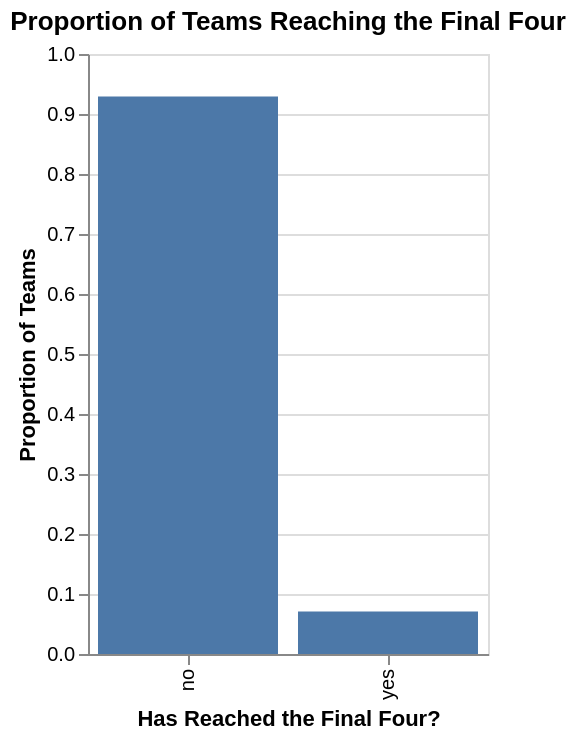

The cell this chart's notebook holds for it:
### Code cell
ff_props = march_madness["final_four"].value_counts(normalize=True).reset_index()

ff_bar = alt.Chart(
    ff_props,
    title="Proportion of Teams Reaching the Final Four"
).mark_bar().encode(
    x = alt.X("final_four").title("Has Reached the Final Four?"),
    y = alt.Y("proportion").title("Proportion of Teams")
).properties(width=200)
ff_bar

### Figure 1 — Vega-Lite specification as saved in the notebook (floating-point values rounded to 4 significant figures)
{"config": {"view": {"continuousWidth": 300, "continuousHeight": 300}}, "data": {"name": "data-61f6e988a49f021613f302b78b6553eb"}, "mark": {"type": "bar"}, "encoding": {"x": {"field": "final_four", "title": "Has Reached the Final Four?", "type": "nominal"}, "y": {"field": "proportion", "title": "Proportion of Teams", "type": "quantitative"}}, "title": "Proportion of Teams Reaching the Final Four", "width": 200, "$schema": "https://vega.github.io/schema/vega-lite/v5.20.1.json", "datasets": {"data-61f6e988a49f021613f302b78b6553eb": [{"final_four": "no", "proportion": 0.929}, {"final_four": "yes", "proportion": 0.07102}]}}
